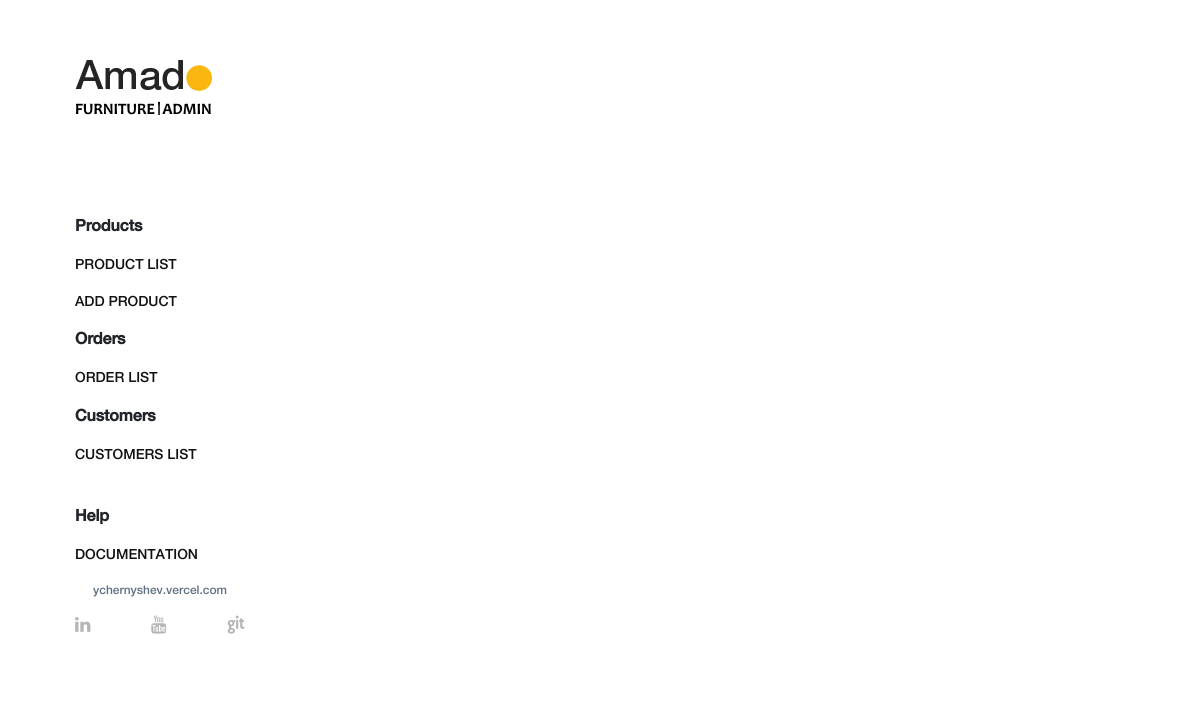
The app's page /crm/product/list/, older data.
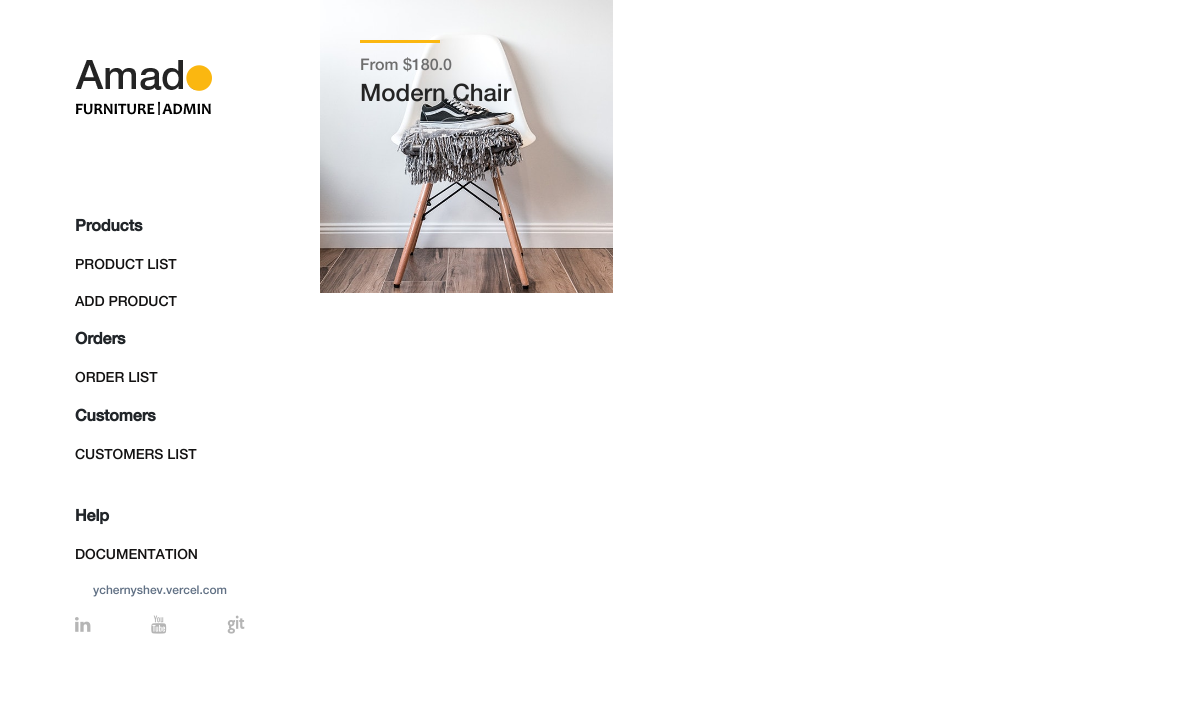
The same page, newer data.
### example__simple_admin/models.py (models this page shows, shortened)
class ProductModel(models.Model):
    title = models.CharField(max_length=50)
    slug = models.CharField(max_length=50)
    description = models.TextField()
    price = models.FloatField()
    in_stock = models.BooleanField(default=False, blank=True, null=True)
    count = models.IntegerField()
    main_image = models.ImageField(upload_to='products/')
    class Meta:
        verbose_name = 'product',
        verbose_name_plural = 'Products'

### example__simple_admin/views.py (the view)
# urls.py: path('product/list/', product_list, name='product_list'),
def product_list(request):
    products = ProductModel.objects.all()
    context = {
        'title': 'Products list',
        'products': products,
    }
    return render(request, 'example__simple_admin/products/product_list.html', context=context)

### example__simple_admin/templates/example__simple_admin/products/product_list.html
{% extends 'example__simple_admin/_base.html' %}
{% block content %}
    <div class="products-catagories-area clearfix">
        <div class="amado-pro-catagory clearfix" style="position: relative; height: 1689.87px;">
            {% for item in products %}
                <div class="single-products-catagory clearfix" style="position: absolute; left: 0%; top: 0px;">
                    <a href="{% url 'example__simple_admin:product_update' item.slug %}">
                        <img src="{{ item.main_image.url }}" alt="" width="">
                        <div class="hover-content">
                            <div class="line"></div>
                            <p>From ${{ item.price }}</p>
                            <h4>{{ item.title }}</h4>
                        </div>
                    </a>
                </div>
            {% endfor %}
        </div>
    </div>
{% endblock %}

Row changes from the older to the newer data that the page shows:
added ProductModel: main_image (picture), price "180.0", title "Modern Chair"
